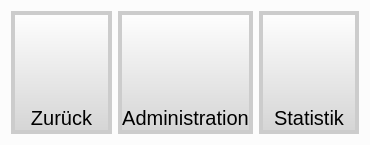
<?xml version="1.0" encoding="UTF-8"?>
<ui version="4.0">
 <class>AdminWindow</class>
 <widget class="QDialog" name="AdminWindow">
  <property name="geometry">
   <rect>
    <x>0</x>
    <y>0</y>
    <width>370</width>
    <height>145</height>
   </rect>
  </property>
  <property name="windowTitle">
   <string>Dialog</string>
  </property>
  <property name="styleSheet">
   <string notr="true">QDialog {
	background-color: #FCFCFC;
}

QPushButton, QToolButton {
	border: 4px solid #CCC;
	border-radius: 0.5em;
	background-color: qlineargradient(spread:pad, x1:0, y1:0, x2:0, y2:1, stop:0 rgba(255, 255, 255, 255), stop:1 rgba(212, 212, 212, 255));
	text-align: bottom center;
	padding: 0.3em;
    font-size: 20px;
}

QPushButton:on, QToolButton:on {
	border-color: #85c441;
	background-color: qlineargradient(spread:pad, x1:0, y1:1, x2:0, y2:0, stop:0 rgba(255, 255, 255, 255), stop:1 rgba(212, 212, 212, 255));
}

QPushButton:pressed, QToolButton:pressed {
	border-color: #85c441;
	background-color: qlineargradient(spread:pad, x1:0, y1:1, x2:0, y2:0, stop:0 rgba(255, 255, 255, 255), stop:1 rgba(212, 212, 212, 255));
}</string>
  </property>
  <layout class="QVBoxLayout" name="verticalLayout">
   <item>
    <layout class="QHBoxLayout" name="horizontalLayout">
     <item>
      <widget class="QPushButton" name="pushBack">
       <property name="sizePolicy">
        <sizepolicy hsizetype="Minimum" vsizetype="Preferred">
         <horstretch>0</horstretch>
         <verstretch>0</verstretch>
        </sizepolicy>
       </property>
       <property name="styleSheet">
        <string notr="true">image: url(resource/back.png);</string>
       </property>
       <property name="text">
        <string>Zurück</string>
       </property>
      </widget>
     </item>
     <item>
      <widget class="QPushButton" name="pushAdmin">
       <property name="sizePolicy">
        <sizepolicy hsizetype="Minimum" vsizetype="Preferred">
         <horstretch>0</horstretch>
         <verstretch>0</verstretch>
        </sizepolicy>
       </property>
       <property name="styleSheet">
        <string notr="true">image: url(resource/admin.png);</string>
       </property>
       <property name="text">
        <string>Administration</string>
       </property>
      </widget>
     </item>
     <item>
      <widget class="QPushButton" name="pushStats">
       <property name="sizePolicy">
        <sizepolicy hsizetype="Minimum" vsizetype="Preferred">
         <horstretch>0</horstretch>
         <verstretch>0</verstretch>
        </sizepolicy>
       </property>
       <property name="styleSheet">
        <string notr="true">image: url(resource/stats.png);</string>
       </property>
       <property name="text">
        <string>Statistik</string>
       </property>
      </widget>
     </item>
    </layout>
   </item>
  </layout>
 </widget>
 <resources/>
 <connections/>
</ui>
